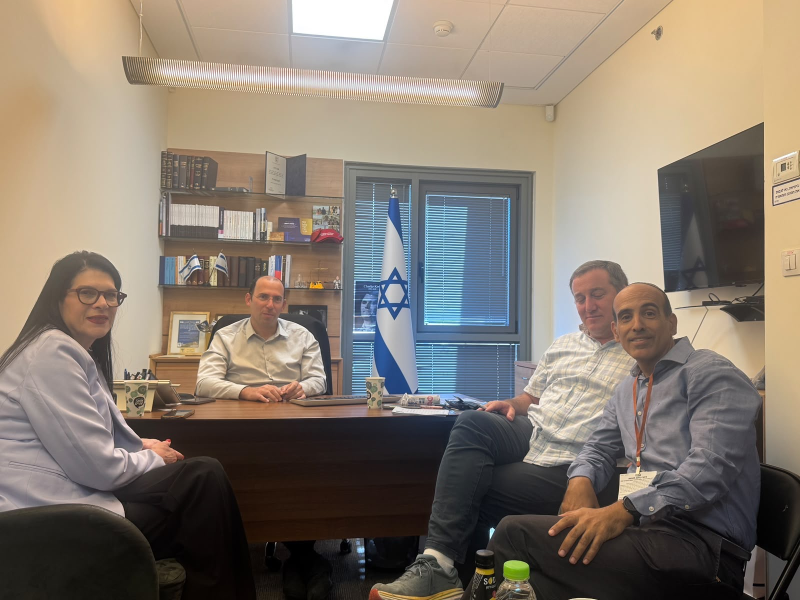
#> input picture content-kit/yesha/2026-11-post-eretz-israel-caucus/source-photo.jpg, 1600 x 1200 px (shown at 1/2 size)
$ python make.py
#> lines starting #> are read from the running program, lines starting #| are printed output that depends on the picture; after the words box and inside, x2 and y2 are one past the last pixel; in counts of white or black regions, pixels touching at a corner belong together
"""Yesha IG post 1080x1350 v2: full-bleed photo, stacked white headline blocks, giant '26', quote without marks/label. White logo, no '!'."""
import os
from PIL import Image, ImageDraw, ImageFont, ImageOps, ImageFilter
HERE = os.path.dirname(os.path.abspath(__file__))
KB = HERE + '/../../fonts/HaimClassicv2FM-Bold.ttf'; SEC = '/tmp/claude-0/-home-user-The-tur/1a5819ee-0cc0-5045-b086-4a8a80216453/scratchpad/shalev/fonts/SecularOne.ttf'
LOGO = HERE + '/../../clients/yesha/logo_white.png'
W, H = 1080, 1350; NAVY, BLUE, LB, WHITE = (23, 64, 104), (37, 102, 162), (39, 164, 209), (255, 255, 255); DK = (10, 30, 54)
def F(p, s): return ImageFont.truetype(p, s, layout_engine=ImageFont.Layout.RAQM)
PH = 820
ph = ImageOps.fit(Image.open(HERE + '/source-photo.jpg').convert('RGB'), (W, PH), Image.LANCZOS, centering=(.5, .7))
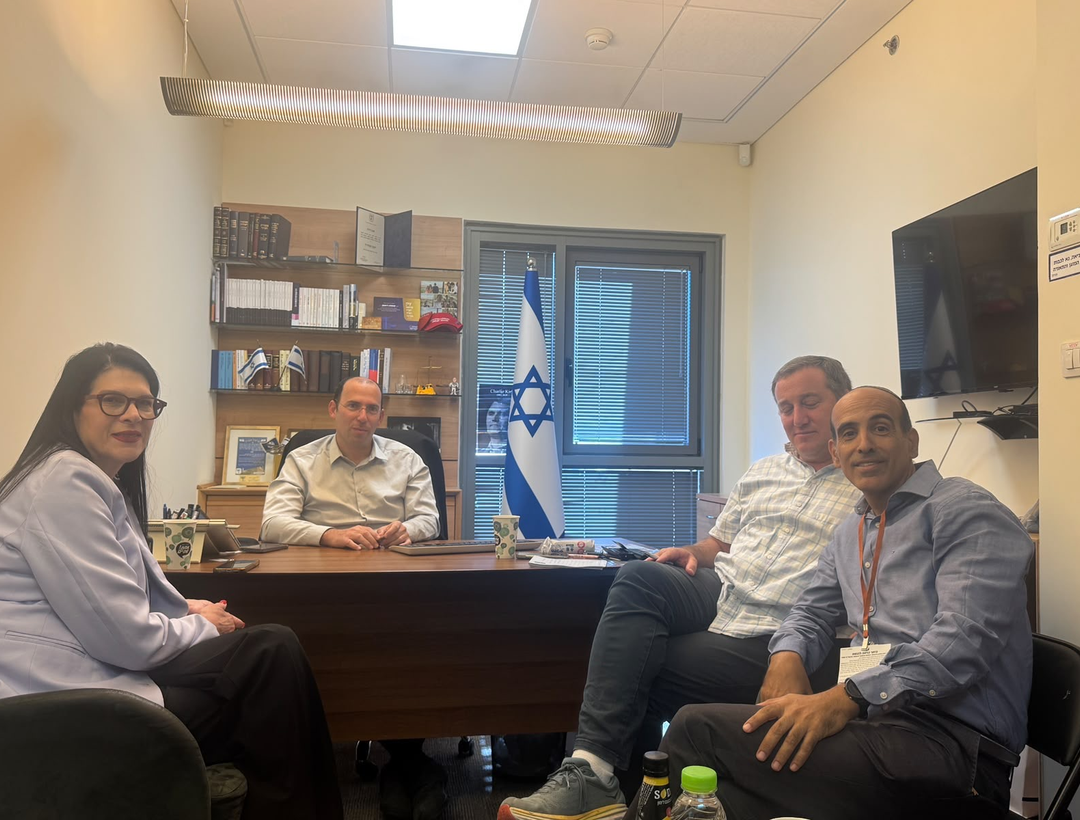
#> ph: PIL image 1080x820 RGB; mean R, G, B 132.5, 122, 110.5
bg = Image.new('RGB', (W, H), DK); bd = ImageDraw.Draw(bg)
#> after `bg = Image.new('RGB', (W, H), DK)`:
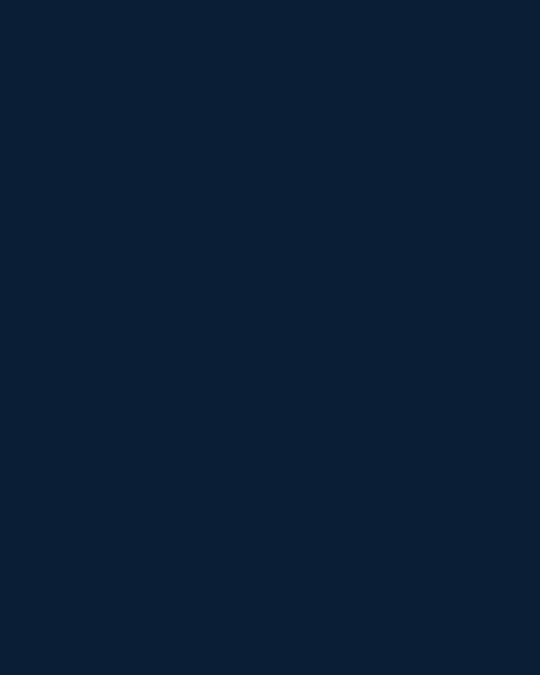
#> bg: PIL image 1080x1350 RGB (shown at 1/2 size); mean R, G, B 10, 30, 54
for r in range(1000, 0, -8): bd.ellipse((W * .25 - r, H - r * .9, W * .25 + r, H + r * .9), fill=tuple(int(DK[i] + (BLUE[i] - DK[i]) * (1 - r / 1000) * .6) for i in range(3)))
im = bg.filter(ImageFilter.GaussianBlur(30)).convert('RGBA')
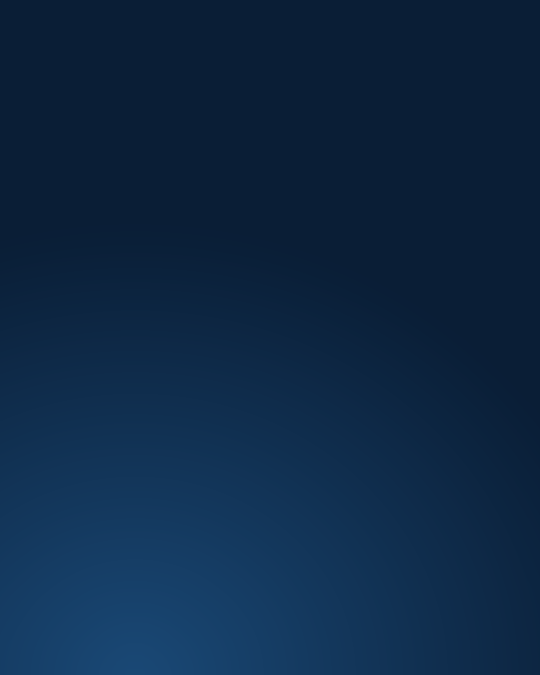
#> im: PIL image 1080x1350 RGBA (shown at 1/2 size); mean R, G, B, A 13.5, 39.8, 68.8, 255
m = Image.new('L', (W, PH), 0); ImageDraw.Draw(m).polygon([(0, 0), (W, 0), (W, PH - 150), (0, PH)], fill=255)
#> after `m = Image.new('L', (W, PH), 0)`: m: PIL image 1080x820 L; every value is 0
#> after `ImageDraw.Draw(m).polygon([(0, 0), (W, 0), (W, PH - 150), (0, PH)], fi`:
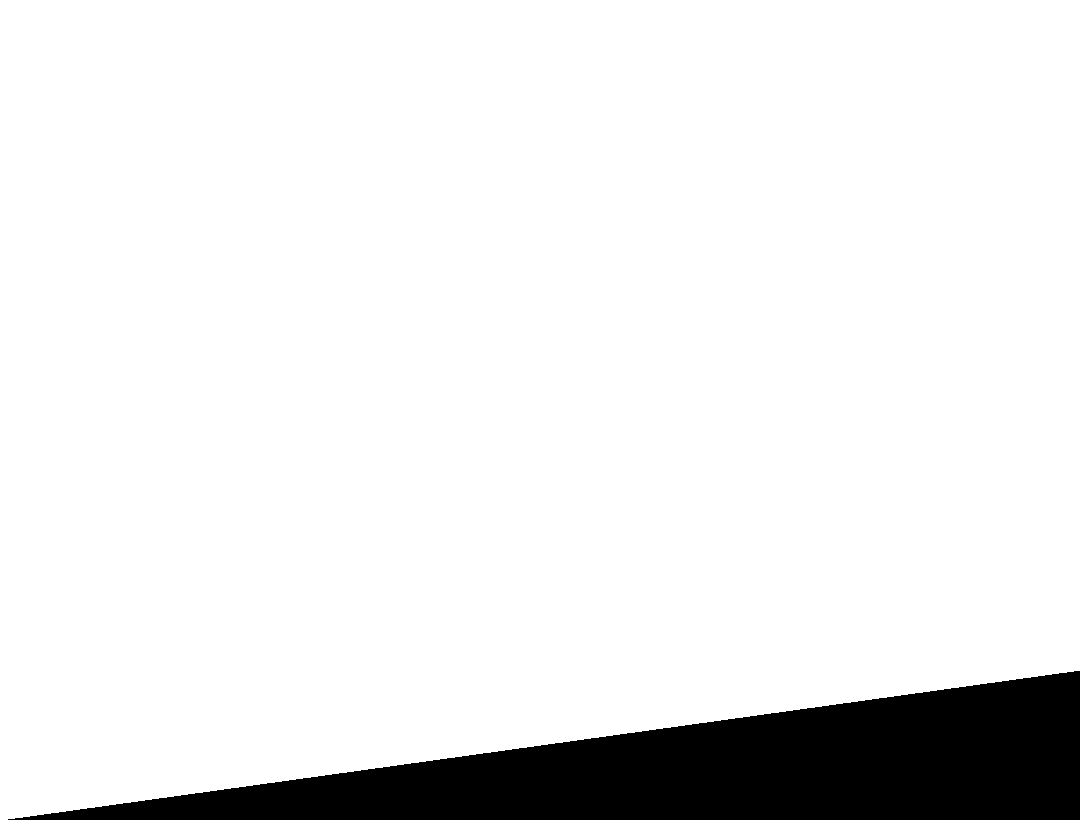
#> m: PIL image 1080x820 L; 90.9% white; 1 black region, box (x1, y1, x2, y2) and area: (8, 671, 1080, 820) 80311
im.paste(ph, (0, 0), m)
top = Image.new('RGBA', (W, 230)); td = ImageDraw.Draw(top)
#> after `top = Image.new('RGBA', (W, 230))`: top: PIL image 1080x230 RGBA; every value is 0
for y in range(230): td.line((0, y, W, y), fill=DK + (int(150 * (1 - y / 230)),))
im.alpha_composite(top)
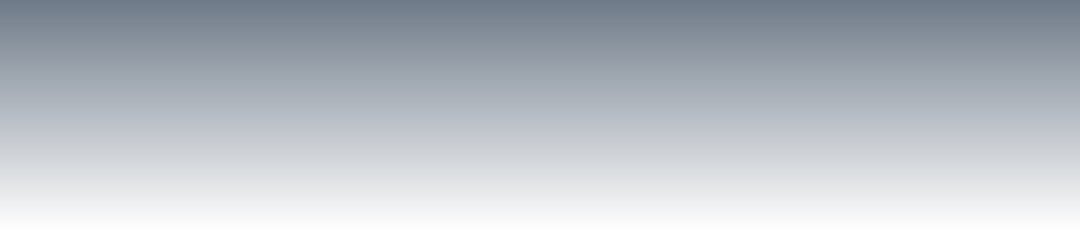
#> top: PIL image 1080x230 RGBA; mean R, G, B, A 10, 30, 54, 74.8; transparent parts drawn white
band = Image.new('RGBA', (W, H)); bd2 = ImageDraw.Draw(band)
#> after `band = Image.new('RGBA', (W, H))`: band: PIL image 1080x1350 RGBA; every value is 0
bd2.polygon([(0, PH), (W, PH - 150), (W, PH - 128), (0, PH + 22)], fill=LB + (255,))
im.alpha_composite(band)
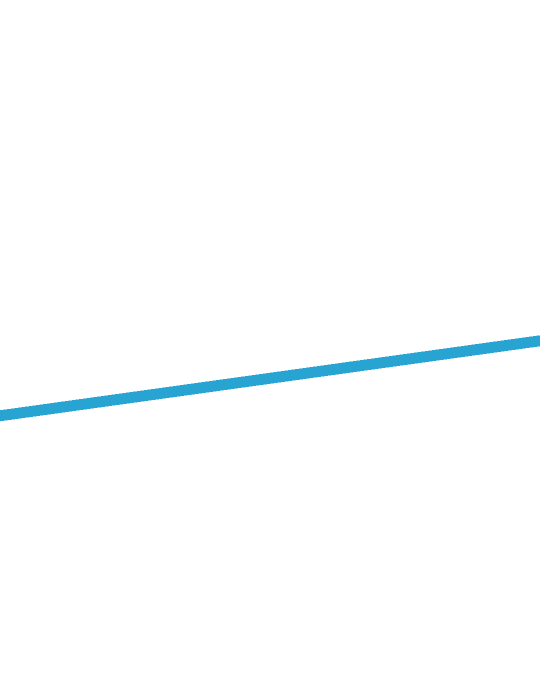
#> band: PIL image 1080x1350 RGBA (shown at 1/2 size); mean R, G, B, A 0.6, 2.7, 3.4, 4.2; transparent parts drawn white
wm = Image.new('RGBA', (W, H)); ImageDraw.Draw(wm).text((40, 1340), '26', font=F(SEC, 420), fill=(255, 255, 255, 26), anchor='ls'); im.alpha_composite(wm)
#> after `im.alpha_composite(wm)`:
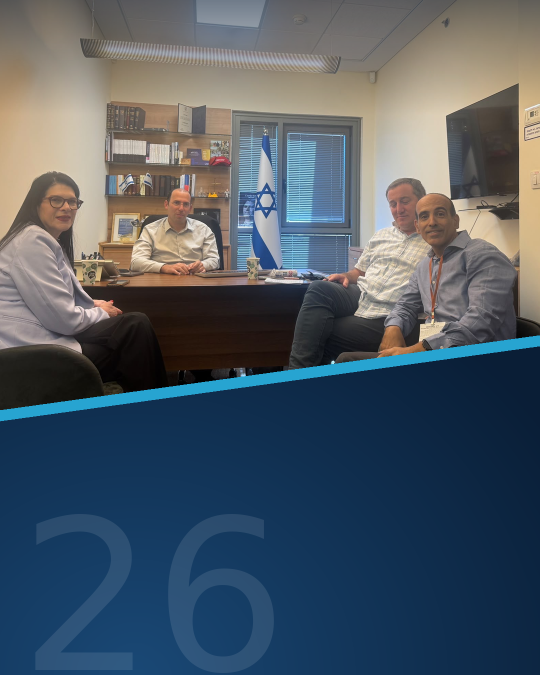
#> im: PIL image 1080x1350 RGBA (shown at 1/2 size); mean R, G, B, A 77.7, 89.7, 100.9, 255
d = ImageDraw.Draw(im)
#> (the run stopped early here; a loop or call above may not have finished)

$ run again, with content-kit/yesha/2026-10-story-gantz-statement/photo.jpg copied over content-kit/yesha/2026-11-post-eretz-israel-caucus/source-photo.jpg
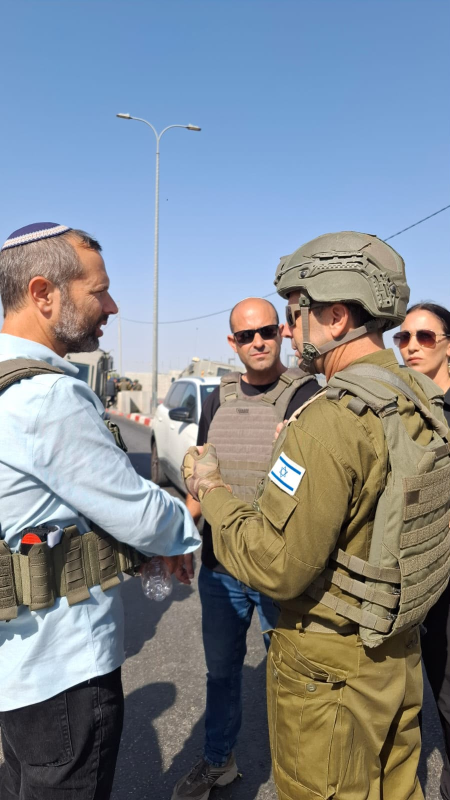
#> input picture content-kit/yesha/2026-10-story-gantz-statement/photo.jpg, 900 x 1600 px (shown at 1/2 size)
#> `ph = ImageOps.fit(Image.open(HERE + '/source-photo.jpg').convert('RGB'..`:
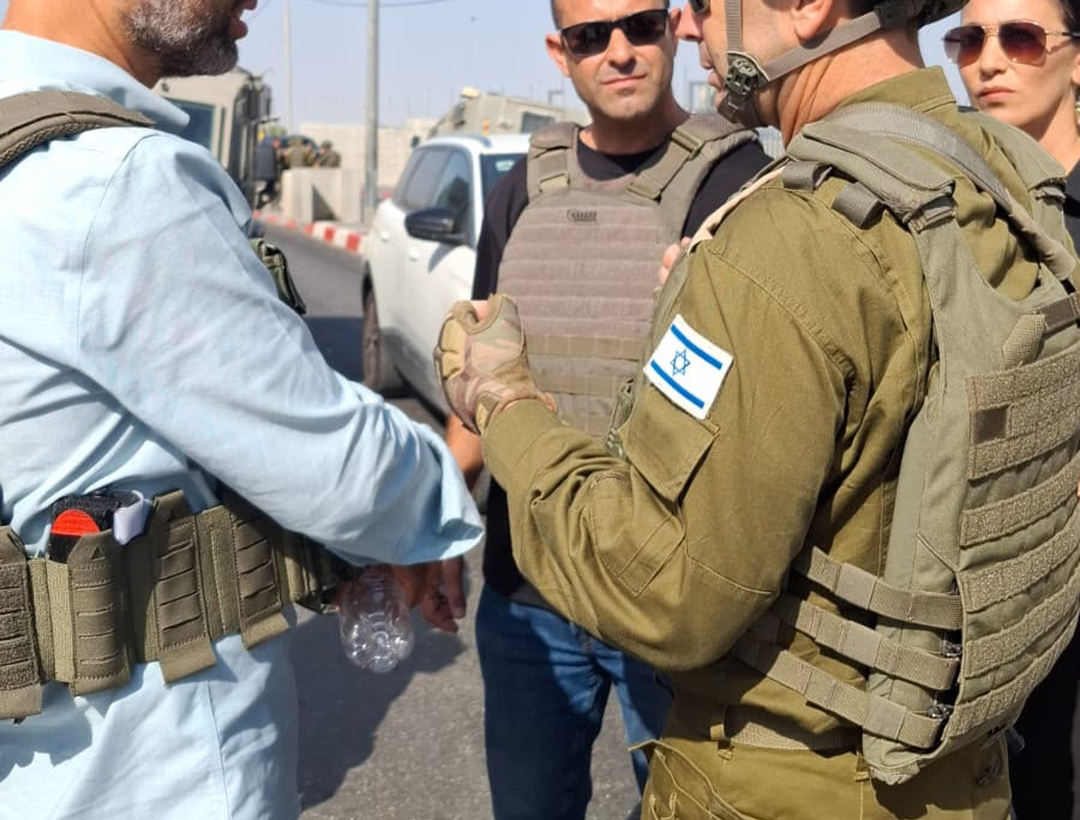
#> ph: PIL image 1080x820 RGB; mean R, G, B 142.9, 135.1, 121.9
#> m: PIL image 1080x820 L; every value is 0
#> m: PIL image 1080x820 L; 90.9% white; 1 black region, box (x1, y1, x2, y2) and area: (8, 671, 1080, 820) 80311
#> `im.alpha_composite(wm)`:
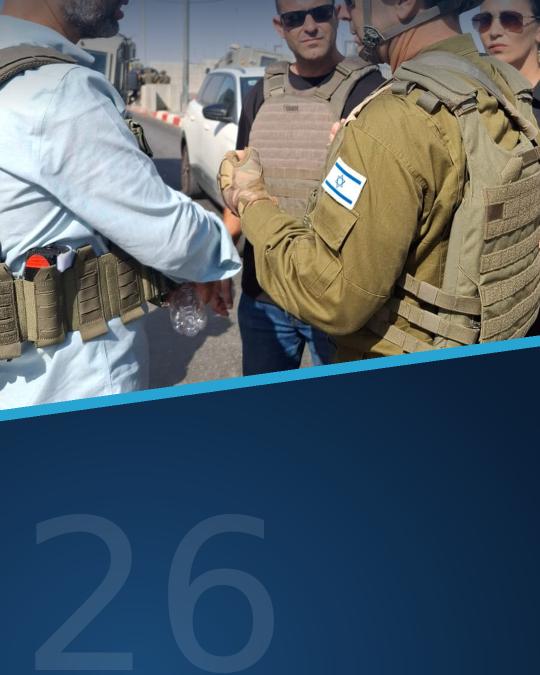
#> im: PIL image 1080x1350 RGBA (shown at 1/2 size); mean R, G, B, A 82.1, 95.7, 105.8, 255
